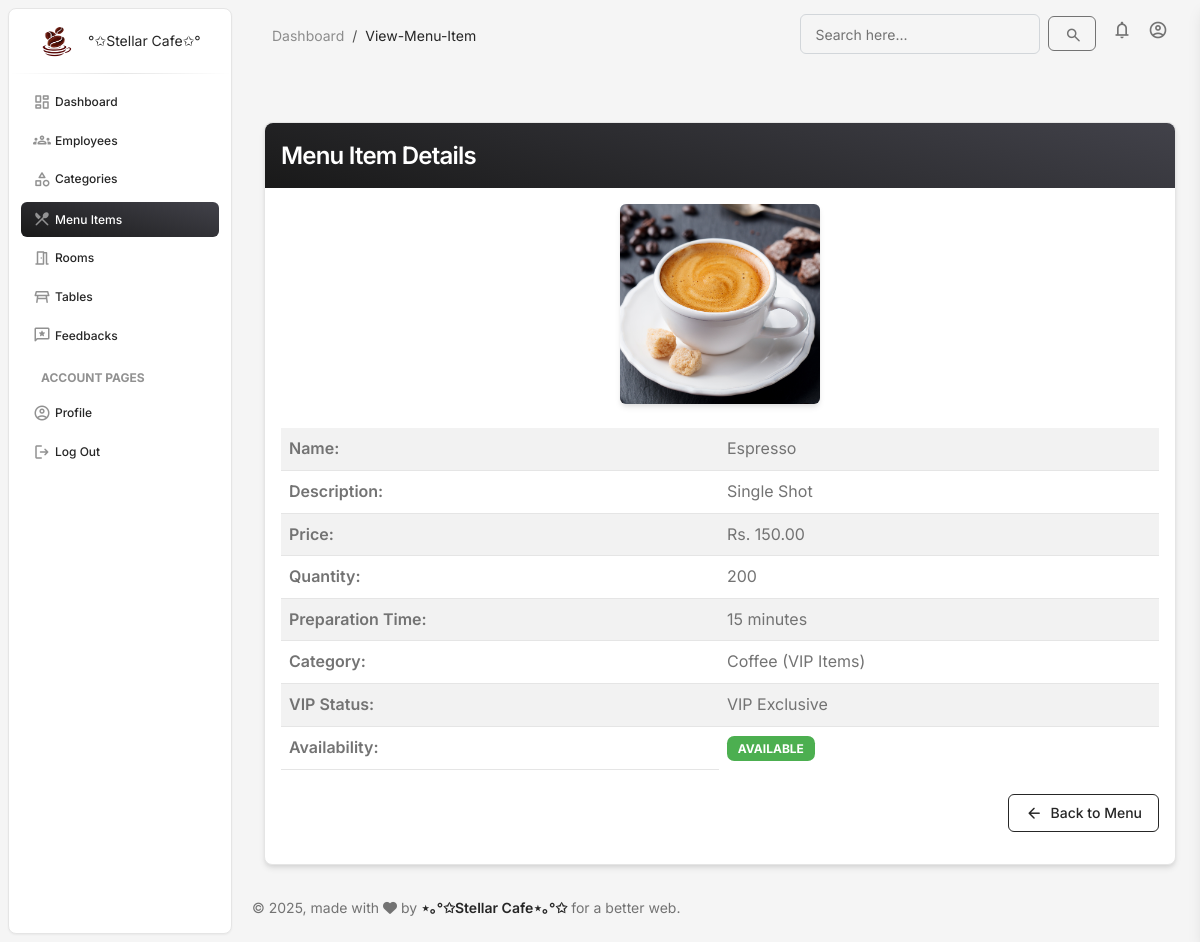
Screenshot of /menuitems/view-menu-item/1/ with the database file from the repository.
### menuitems/models.py (models this page shows, shortened)
class MenuItem(models.Model):
    VIP_STATUS_CHOICES = (
        ('REGULAR', 'Regular Item'),
        ('VIP_ONLY', 'VIP Exclusive'),
        ('VIP_PRIORITY', 'VIP Priority'),
    )
    name = models.CharField(max_length=100, unique=True)
    description = models.TextField(blank=True)
    price = models.DecimalField(max_digits=8, decimal_places=2)
    category = models.ForeignKey('categories.Category', on_delete=models.CASCADE, related_name='menu_items')
    is_available = models.BooleanField(default=True)
    quantity = models.PositiveIntegerField(default=0)
    image = models.ImageField(upload_to="menu_items/")
    vip_status = models.CharField(
        max_length=12,
        choices=VIP_STATUS_CHOICES,
        default='REGULAR',
        help_text="Automatically set based on category type (VIP/NORMAL)"
    )
    preparation_time = models.PositiveIntegerField(
        default=15,
        help_text="Average preparation time in minutes"
    )
    created_at = models.DateTimeField(auto_now_add=True)
    updated_at = models.DateTimeField(auto_now=True)
    class Meta:
        ordering = ['category__display_order', 'name']
        verbose_name = 'Menu Item'
        verbose_name_plural = 'Menu Items'
        indexes = [
            models.Index(fields=['is_available']),
            models.Index(fields=['vip_status']),
        ]

### categories/models.py (models this page shows, shortened)
class Category(models.Model):
    CATEGORY_TYPES = (
        ('VIP', 'VIP Items'),
        ('NORMAL', 'Normal Items'),
    )
    name = models.CharField(max_length=50, unique=True)
    description = models.TextField(blank=True)
    display_order = models.PositiveSmallIntegerField(default=0)
    is_active = models.BooleanField(default=True)
    category_type = models.CharField(
        max_length=10,
        choices=CATEGORY_TYPES,
        default='NORMAL',
        help_text="VIP items are only available in VIP rooms"
    )
    class Meta:
        verbose_name_plural = "Categories"
        ordering = ['display_order', 'name']

### menuitems/views.py (the view)
# urls.py: path('view-menu-item/<id>/', views.view_item, name='view_item'),
def view_item(request, id):
    queryset = MenuItem.objects.get(id = id)
    return render(request, 'menuitems/view_item.html', {
        'page': 'View Menu Item',
        'current_section': 'View-Menu-Item',
        'menu_items':queryset
    })

### menuitems/templates/menuitems/view_item.html
{% extends 'user_admin/base.html' %}
{% load static %}
{% block content %}
<div class="container mt-5">
    <div class="card shadow">
        <div class="card-header bg-gradient-dark text-white">
            <h4 class="mb-0" style="color: #fff;">Menu Item Details</h4>
        </div>
        <div class="card-body">
            {% if menu_items.image %}
            <div class="text-center mb-4">
                <img src="{{ menu_items.image.url }}" alt="{{ menu_items.name }}"
                     class="img-fluid rounded shadow" style="width: 200px; height: 200px; object-fit: cover;">
            </div>
            {% endif %}
            <table class="table table-striped">
                <tr>
                    <th>Name:</th>
                    <td>{{ menu_items.name }}</td>
                </tr>
                <tr>
                    <th>Description:</th>
                    <td>{{ menu_items.description }}</td>
                </tr>
                <tr>
                    <th>Price:</th>
                    <td>Rs. {{ menu_items.price }}</td>
                </tr>
                <tr>
                    <th>Quantity:</th>
                    <td>{{ menu_items.quantity }}</td>
                </tr>
                <tr>
                    <th>Preparation Time:</th>
                    <td>{{ menu_items.preparation_time }} minutes</td>
                </tr>
                <tr>
                    <th>Category:</th>
                    <td>{{ menu_items.category.name }} ({{ menu_items.category.get_category_type_display }})</td>
                </tr>
                <tr>
                    <th>VIP Status:</th>
                    <td>{{ menu_items.get_vip_status_display }}</td>
                </tr>
                <tr>
                    <th>Availability:</th>
                    <td>
                        {% if menu_items.is_available %}
                            <span class="badge bg-success">Available</span>
                        {% else %}
                            <span class="badge bg-danger">Not Available</span>
                        {% endif %}
                    </td>
                </tr>
            </table>
            <div class="mt-4 text-end">
                <a href="{% url 'available_items' %}" class="btn btn-outline-dark">
                    <i class="material-symbols-rounded me-1">arrow_back</i> Back to Menu
                </a>
            </div>
        </div>
    </div>
</div>
{% endblock %}

### rows the page displays
MenuItem: image (picture), name "Espresso", description "Single Shot", price "150.00", quantity "200", preparation_time "15", category.name "Coffee", category.category_type "VIP Items", vip_status "VIP Exclusive"

### other values shown
{{ current_section }} "View-Menu-Item"
